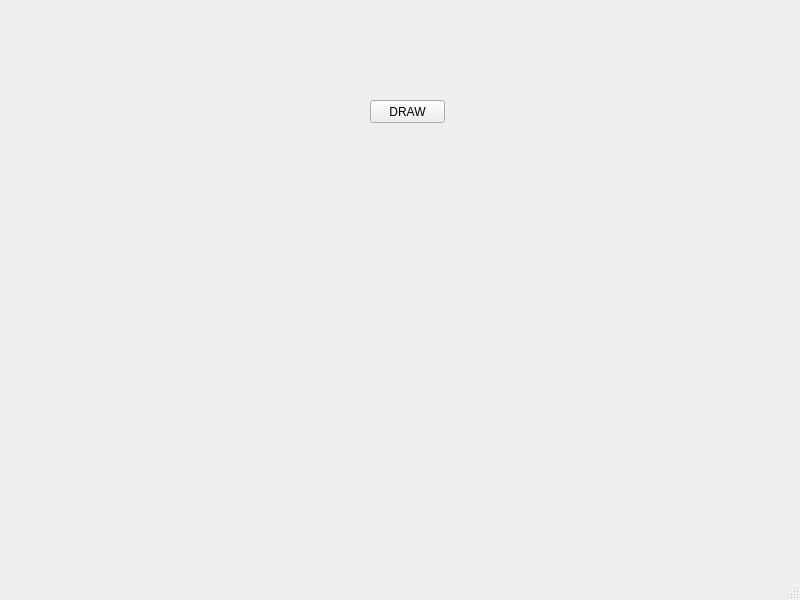
<?xml version="1.0" encoding="UTF-8"?>
<ui version="4.0">
 <class>MainWindow</class>
 <widget class="QMainWindow" name="MainWindow">
  <property name="geometry">
   <rect>
    <x>0</x>
    <y>0</y>
    <width>800</width>
    <height>600</height>
   </rect>
  </property>
  <property name="windowTitle">
   <string>MainWindow</string>
  </property>
  <widget class="QWidget" name="centralwidget">
   <widget class="QLabel" name="label">
    <property name="geometry">
     <rect>
      <x>210</x>
      <y>190</y>
      <width>381</width>
      <height>351</height>
     </rect>
    </property>
    <property name="text">
     <string/>
    </property>
   </widget>
   <widget class="QPushButton" name="pushButton">
    <property name="geometry">
     <rect>
      <x>370</x>
      <y>100</y>
      <width>75</width>
      <height>23</height>
     </rect>
    </property>
    <property name="text">
     <string>DRAW</string>
    </property>
   </widget>
  </widget>
  <widget class="QMenuBar" name="menubar">
   <property name="geometry">
    <rect>
     <x>0</x>
     <y>0</y>
     <width>800</width>
     <height>21</height>
    </rect>
   </property>
  </widget>
  <widget class="QStatusBar" name="statusbar"/>
 </widget>
 <resources/>
 <connections/>
</ui>
